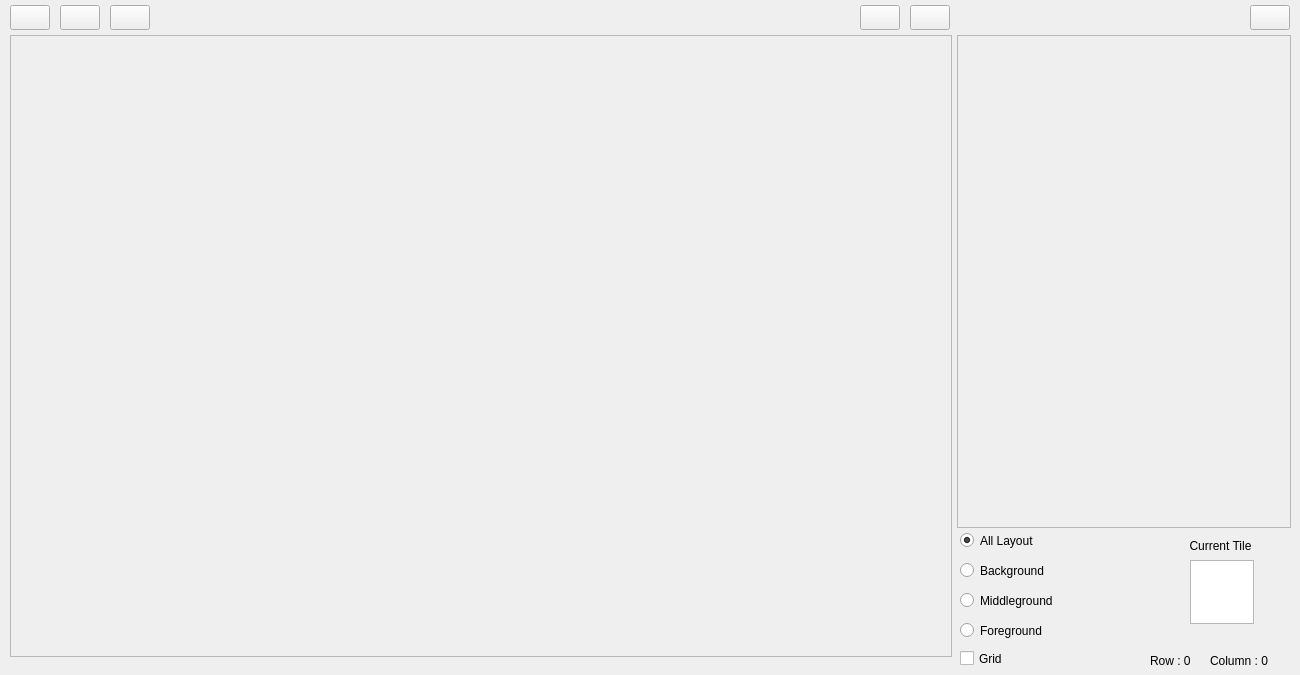
<?xml version="1.0" encoding="UTF-8"?>
<ui version="4.0">
 <class>MainWindow</class>
 <widget class="QMainWindow" name="MainWindow">
  <property name="windowModality">
   <enum>Qt::NonModal</enum>
  </property>
  <property name="enabled">
   <bool>true</bool>
  </property>
  <property name="geometry">
   <rect>
    <x>0</x>
    <y>0</y>
    <width>1300</width>
    <height>675</height>
   </rect>
  </property>
  <property name="minimumSize">
   <size>
    <width>1300</width>
    <height>675</height>
   </size>
  </property>
  <property name="maximumSize">
   <size>
    <width>1300</width>
    <height>675</height>
   </size>
  </property>
  <property name="contextMenuPolicy">
   <enum>Qt::DefaultContextMenu</enum>
  </property>
  <property name="acceptDrops">
   <bool>false</bool>
  </property>
  <property name="windowTitle">
   <string>TileMapper Lite</string>
  </property>
  <property name="windowIcon">
   <iconset resource="../Ressource/RessourceIcon.qrc">
    <normaloff>:/Assets/icon.png</normaloff>:/Assets/icon.png</iconset>
  </property>
  <property name="windowOpacity">
   <double>1.000000000000000</double>
  </property>
  <property name="autoFillBackground">
   <bool>false</bool>
  </property>
  <property name="styleSheet">
   <string notr="true"/>
  </property>
  <property name="locale">
   <locale language="English" country="UnitedStates"/>
  </property>
  <property name="toolButtonStyle">
   <enum>Qt::ToolButtonIconOnly</enum>
  </property>
  <property name="documentMode">
   <bool>false</bool>
  </property>
  <property name="tabShape">
   <enum>QTabWidget::Rounded</enum>
  </property>
  <property name="windowFlags" stdset="0">
   <string>Qt::FramelessWindowHint</string>
  </property>
  <widget class="QWidget" name="view_main">
   <property name="cursor">
    <cursorShape>ArrowCursor</cursorShape>
   </property>
   <property name="autoFillBackground">
    <bool>true</bool>
   </property>
   <property name="styleSheet">
    <string notr="true"/>
   </property>
   <widget class="QWidget" name="view_right" native="true">
    <property name="geometry">
     <rect>
      <x>950</x>
      <y>0</y>
      <width>401</width>
      <height>675</height>
     </rect>
    </property>
    <property name="sizePolicy">
     <sizepolicy hsizetype="Maximum" vsizetype="Preferred">
      <horstretch>0</horstretch>
      <verstretch>0</verstretch>
     </sizepolicy>
    </property>
    <property name="layoutDirection">
     <enum>Qt::RightToLeft</enum>
    </property>
    <property name="autoFillBackground">
     <bool>false</bool>
    </property>
    <property name="styleSheet">
     <string notr="true"/>
    </property>
    <widget class="TilesetGraphicsView" name="graphicview_tileset">
     <property name="enabled">
      <bool>false</bool>
     </property>
     <property name="geometry">
      <rect>
       <x>7</x>
       <y>35</y>
       <width>334</width>
       <height>493</height>
      </rect>
     </property>
     <property name="mouseTracking">
      <bool>true</bool>
     </property>
     <property name="layoutDirection">
      <enum>Qt::LeftToRight</enum>
     </property>
     <property name="autoFillBackground">
      <bool>false</bool>
     </property>
     <property name="sizeAdjustPolicy">
      <enum>QAbstractScrollArea::AdjustIgnored</enum>
     </property>
    </widget>
    <widget class="QLabel" name="la_tilechoose">
     <property name="geometry">
      <rect>
       <x>220</x>
       <y>530</y>
       <width>101</width>
       <height>31</height>
      </rect>
     </property>
     <property name="text">
      <string>Current Tile</string>
     </property>
     <property name="alignment">
      <set>Qt::AlignCenter</set>
     </property>
    </widget>
    <widget class="QGraphicsView" name="graphicview_current_tile">
     <property name="geometry">
      <rect>
       <x>240</x>
       <y>560</y>
       <width>64</width>
       <height>64</height>
      </rect>
     </property>
    </widget>
    <widget class="QRadioButton" name="rb_layout_all">
     <property name="geometry">
      <rect>
       <x>10</x>
       <y>530</y>
       <width>101</width>
       <height>21</height>
      </rect>
     </property>
     <property name="layoutDirection">
      <enum>Qt::LeftToRight</enum>
     </property>
     <property name="text">
      <string>All Layout</string>
     </property>
     <property name="checkable">
      <bool>true</bool>
     </property>
     <property name="checked">
      <bool>true</bool>
     </property>
    </widget>
    <widget class="QRadioButton" name="rb_layout_back">
     <property name="geometry">
      <rect>
       <x>10</x>
       <y>560</y>
       <width>111</width>
       <height>21</height>
      </rect>
     </property>
     <property name="layoutDirection">
      <enum>Qt::LeftToRight</enum>
     </property>
     <property name="text">
      <string>Background</string>
     </property>
    </widget>
    <widget class="QRadioButton" name="rb_layout_mid">
     <property name="geometry">
      <rect>
       <x>10</x>
       <y>590</y>
       <width>121</width>
       <height>21</height>
      </rect>
     </property>
     <property name="layoutDirection">
      <enum>Qt::LeftToRight</enum>
     </property>
     <property name="text">
      <string>Middleground</string>
     </property>
     <property name="checked">
      <bool>false</bool>
     </property>
    </widget>
    <widget class="QRadioButton" name="rb_layout_front">
     <property name="geometry">
      <rect>
       <x>10</x>
       <y>620</y>
       <width>111</width>
       <height>21</height>
      </rect>
     </property>
     <property name="layoutDirection">
      <enum>Qt::LeftToRight</enum>
     </property>
     <property name="text">
      <string>Foreground</string>
     </property>
     <property name="checked">
      <bool>false</bool>
     </property>
    </widget>
    <widget class="QCheckBox" name="checkbox_grid">
     <property name="geometry">
      <rect>
       <x>10</x>
       <y>650</y>
       <width>70</width>
       <height>17</height>
      </rect>
     </property>
     <property name="layoutDirection">
      <enum>Qt::LeftToRight</enum>
     </property>
     <property name="text">
      <string>Grid</string>
     </property>
    </widget>
    <widget class="QLabel" name="la_mousey">
     <property name="geometry">
      <rect>
       <x>200</x>
       <y>650</y>
       <width>61</width>
       <height>21</height>
      </rect>
     </property>
     <property name="text">
      <string>Row : 0</string>
     </property>
    </widget>
    <widget class="QLabel" name="la_mousex">
     <property name="geometry">
      <rect>
       <x>260</x>
       <y>650</y>
       <width>81</width>
       <height>21</height>
      </rect>
     </property>
     <property name="text">
      <string>Column : 0</string>
     </property>
    </widget>
   </widget>
   <widget class="MapGraphicsView" name="graphicview_map">
    <property name="enabled">
     <bool>false</bool>
    </property>
    <property name="geometry">
     <rect>
      <x>10</x>
      <y>35</y>
      <width>942</width>
      <height>622</height>
     </rect>
    </property>
    <property name="sizePolicy">
     <sizepolicy hsizetype="Maximum" vsizetype="Maximum">
      <horstretch>0</horstretch>
      <verstretch>0</verstretch>
     </sizepolicy>
    </property>
    <property name="mouseTracking">
     <bool>true</bool>
    </property>
    <property name="autoFillBackground">
     <bool>false</bool>
    </property>
    <property name="styleSheet">
     <string notr="true"/>
    </property>
    <property name="backgroundBrush">
     <brush brushstyle="NoBrush">
      <color alpha="255">
       <red>255</red>
       <green>0</green>
       <blue>0</blue>
      </color>
     </brush>
    </property>
   </widget>
   <widget class="QPushButton" name="btn_new_map">
    <property name="geometry">
     <rect>
      <x>10</x>
      <y>5</y>
      <width>40</width>
      <height>25</height>
     </rect>
    </property>
    <property name="text">
     <string/>
    </property>
    <property name="icon">
     <iconset resource="../Ressource/RessourceIcon.qrc">
      <normaloff>:/Assets/new.png</normaloff>:/Assets/new.png</iconset>
    </property>
    <property name="iconSize">
     <size>
      <width>32</width>
      <height>32</height>
     </size>
    </property>
   </widget>
   <widget class="QPushButton" name="btn_load_map">
    <property name="geometry">
     <rect>
      <x>60</x>
      <y>5</y>
      <width>40</width>
      <height>25</height>
     </rect>
    </property>
    <property name="text">
     <string/>
    </property>
    <property name="icon">
     <iconset resource="../Ressource/RessourceIcon.qrc">
      <normaloff>:/Assets/load_map_2.png</normaloff>:/Assets/load_map_2.png</iconset>
    </property>
    <property name="iconSize">
     <size>
      <width>32</width>
      <height>32</height>
     </size>
    </property>
   </widget>
   <widget class="QPushButton" name="btn_save_map">
    <property name="enabled">
     <bool>true</bool>
    </property>
    <property name="geometry">
     <rect>
      <x>110</x>
      <y>5</y>
      <width>40</width>
      <height>25</height>
     </rect>
    </property>
    <property name="text">
     <string/>
    </property>
    <property name="icon">
     <iconset resource="../Ressource/RessourceIcon.qrc">
      <normaloff>:/Assets/Save_3.png</normaloff>:/Assets/Save_3.png</iconset>
    </property>
    <property name="iconSize">
     <size>
      <width>32</width>
      <height>32</height>
     </size>
    </property>
   </widget>
   <widget class="QPushButton" name="btn_resize_map">
    <property name="geometry">
     <rect>
      <x>860</x>
      <y>5</y>
      <width>40</width>
      <height>25</height>
     </rect>
    </property>
    <property name="text">
     <string/>
    </property>
    <property name="icon">
     <iconset resource="../Ressource/RessourceIcon.qrc">
      <normaloff>:/Assets/Resize_2.png</normaloff>:/Assets/Resize_2.png</iconset>
    </property>
    <property name="iconSize">
     <size>
      <width>32</width>
      <height>32</height>
     </size>
    </property>
   </widget>
   <widget class="QPushButton" name="btn_export_map">
    <property name="geometry">
     <rect>
      <x>910</x>
      <y>5</y>
      <width>40</width>
      <height>25</height>
     </rect>
    </property>
    <property name="text">
     <string/>
    </property>
    <property name="icon">
     <iconset resource="../Ressource/RessourceIcon.qrc">
      <normaloff>:/Assets/export.png</normaloff>:/Assets/export.png</iconset>
    </property>
    <property name="iconSize">
     <size>
      <width>32</width>
      <height>32</height>
     </size>
    </property>
   </widget>
   <widget class="QPushButton" name="btn_import_tileset">
    <property name="geometry">
     <rect>
      <x>1250</x>
      <y>5</y>
      <width>40</width>
      <height>25</height>
     </rect>
    </property>
    <property name="text">
     <string/>
    </property>
    <property name="icon">
     <iconset resource="../Ressource/RessourceIcon.qrc">
      <normaloff>:/Assets/load_tileset_2.png</normaloff>:/Assets/load_tileset_2.png</iconset>
    </property>
    <property name="iconSize">
     <size>
      <width>32</width>
      <height>32</height>
     </size>
    </property>
   </widget>
  </widget>
 </widget>
 <layoutdefault spacing="6" margin="11"/>
 <customwidgets>
  <customwidget>
   <class>MapGraphicsView</class>
   <extends>QGraphicsView</extends>
   <header>graphics_views/MapGraphicsView.h</header>
  </customwidget>
  <customwidget>
   <class>TilesetGraphicsView</class>
   <extends>QGraphicsView</extends>
   <header>graphics_views/TilesetGraphicsView.h</header>
  </customwidget>
 </customwidgets>
 <tabstops>
  <tabstop>btn_new_map</tabstop>
  <tabstop>btn_load_map</tabstop>
  <tabstop>btn_save_map</tabstop>
  <tabstop>btn_resize_map</tabstop>
  <tabstop>btn_export_map</tabstop>
  <tabstop>btn_import_tileset</tabstop>
  <tabstop>rb_layout_all</tabstop>
  <tabstop>rb_layout_back</tabstop>
  <tabstop>rb_layout_mid</tabstop>
  <tabstop>rb_layout_front</tabstop>
  <tabstop>checkbox_grid</tabstop>
  <tabstop>graphicview_map</tabstop>
  <tabstop>graphicview_tileset</tabstop>
  <tabstop>graphicview_current_tile</tabstop>
 </tabstops>
 <resources>
  <include location="../Ressource/RessourceIcon.qrc"/>
 </resources>
 <connections/>
</ui>
